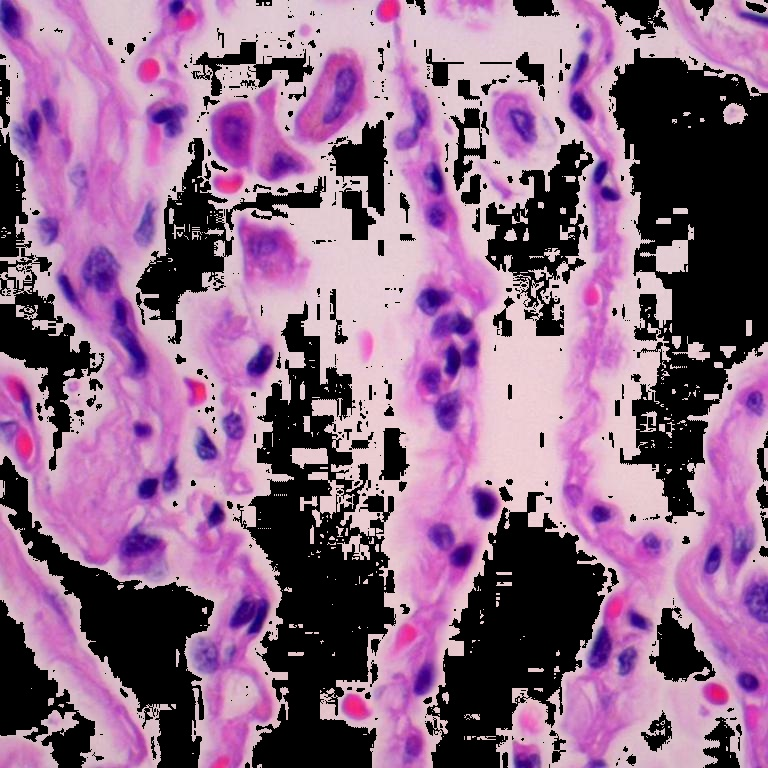
#> input picture tissue_type_2.jpeg, 768 x 768 px, given in place of 17.jpeg, which was not available
$ jupyter execute Image_processing_implementaion.ipynb   (text cells are left out)
#> lines starting #> are read from the running program, lines starting #| are printed output that depends on the picture; pictures that were not available may be replaced by others from this repository, and a replacement may not be noted
[cell 1]
from google.colab import drive
drive.mount('/content/drive')

[cell 2]
from google.colab.patches import cv2_imshow
import matplotlib.pyplot as plt
import math
import cv2
import numpy as np
import math
#Enter the number of components in the image
num_components=int(input('Enter the number of tissues/components'))
#> the answer given: 3
image=cv2.imread('/content/drive/MyDrive/17.jpeg')
#> image is the input picture: shape (768, 768, 3); mean B, G, R 136.2, 103.3, 142.9
r=[]
g=[]
b=[]
for i in range(image.shape[0]):
  for j in range(image.shape[1]):
    r.append(image[i][j][0])
    g.append(image[i][j][1])
    b.append(image[i][j][2])
#> after the loop, b = 589824 items; g = 589824 items; r = 589824 items
r=np.array(r)
g=np.array(g)
b=np.array(b)
cv2_imshow(image)

[cell 3]
r=-(np.log(r)-math.log(255))
g=-(np.log(g)-math.log(255))
b=-(np.log(b)-math.log(255))

[cell 4]
A=np.array([[1/math.sqrt(2),-1/math.sqrt(2),0],
            [-1/math.sqrt(6),-1/math.sqrt(6),math.sqrt(2/3)]])
lab=np.vstack((np.vstack((r,g)),b))
lab_final=np.copy(lab)
for i in range(lab.shape[1]):
  lab[:,i]/=np.linalg.norm(lab[:,i],ord=1)
ab=np.dot(A,lab)

[cell 5]
plt.scatter(ab[0],ab[1],s=0.25)
plt.savefig('/content/drive/MyDrive/scatter_plot.jpeg', dpi=400)
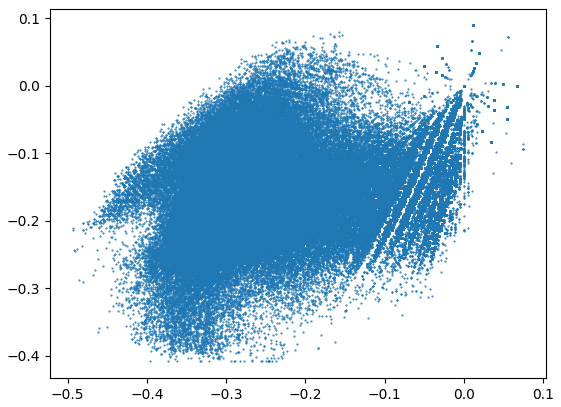
#> figure drawn by matplotlib, 1 panel
plt.show()

[cell 6]
ab=ab.transpose()
check=lambda a:not (math.isnan(a[0]) or math.isnan(a[0]) or math.isnan(a[0]))
ab=[value for value in ab if check(value)]
#> ab = 416783 items
data=np.copy(np.array(ab))
#> data = 416783 pairs, first value -0.494 to 0.0751, second value -0.408 to 0.0896
from sklearn.mixture import GaussianMixture
gmm = GaussianMixture(n_components=num_components)
gmm.fit(ab)
print('GMM means\n',gmm.means_)
print('\n\n GMM covarince matrices\n',gmm.covariances_)

[cell 7]
import pandas as pd
alpha=gmm.means_[:,0]
beta=gmm.means_[:,1]
ab=np.array(ab).transpose()
labels = gmm.predict(data)
frame = pd.DataFrame(data)
#> frame = table of 416783 rows and 2 columns
frame['cluster'] = labels
frame.columns = ['Weight', 'Height', 'cluster']
color=['r','g','b','c','m','y','k']
for k in range(min(num_components,len(color))):
    data = frame[frame["cluster"]==k]
    plt.scatter(data["Weight"],data["Height"],c=color[k],s=0.25)
#> this loop made 3 passes
#> data on passes 1 to 3: table of 135498 rows and 3 columns, table of 150611 rows and 3 columns, table of 130674 rows and 3 columns
plt.scatter(alpha,beta,c='w')
plt.savefig('/content/drive/MyDrive/scatter_plot_after_gmm.jpeg', dpi=400)
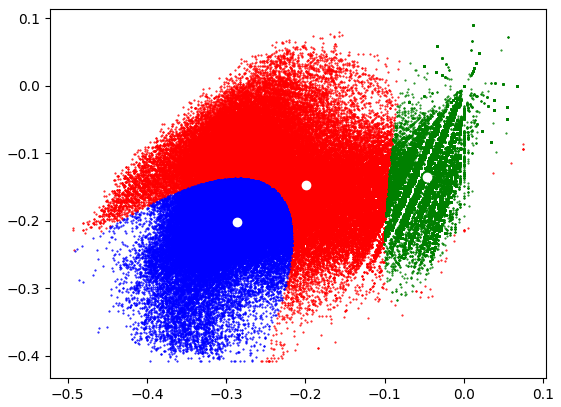
#> figure drawn by matplotlib, 1 panel
plt.show()

[cell 8]
B=np.array([[1/2**0.5,-1/6**0.5,1/3],
            [-1/2**0.5,-1/6**0.5,1/3],
            [0,(2/3)**0.5,1/3]])
X=np.hstack((gmm.means_,np.ones((num_components,1))))
a=np.dot(B,X.transpose())
print(a)

[cell 9]
density_map=np.dot(np.linalg.pinv(a),lab_final)

[cell 10]
tissues=[np.copy(image) for i in range(density_map.shape[0])]
#> tissues = 3 items
for tissue in range(density_map.shape[0]):
  for i in range(image.shape[0]):
    for j in range(image.shape[1]):
      if density_map.transpose()[i*image.shape[1]+j,tissue]<0:
        tissues[tissue][i][j]=[0,0,0]
for i,tissue in enumerate(tissues):
  print('Tissue Type ',i+1,'\n'*4)
  cv2_imshow(tissue)
  cv2.imwrite('/content/drive/MyDrive/tissue_type_'+str(i+1)+'.jpeg',tissue)
#> this loop made 3 passes
#| Tissue Type  1
#| Tissue Type  2
#| Tissue Type  3
#> pass 1, `cv2_imshow(tissue)`:
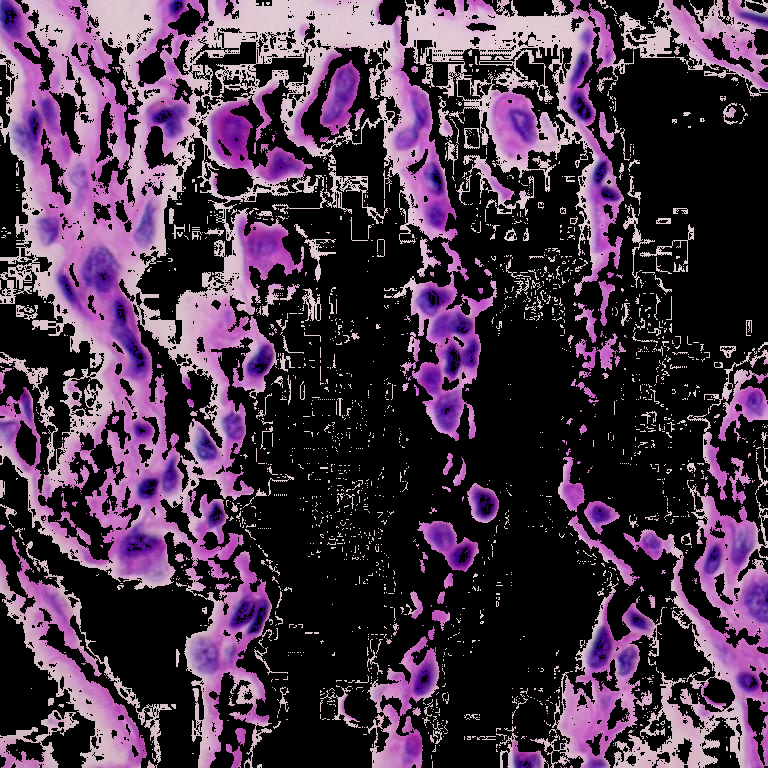
#> shown: shape (768, 768, 3); mean B, G, R 72.7, 51.7, 72.7
#> pass 2, `cv2_imshow(tissue)`:
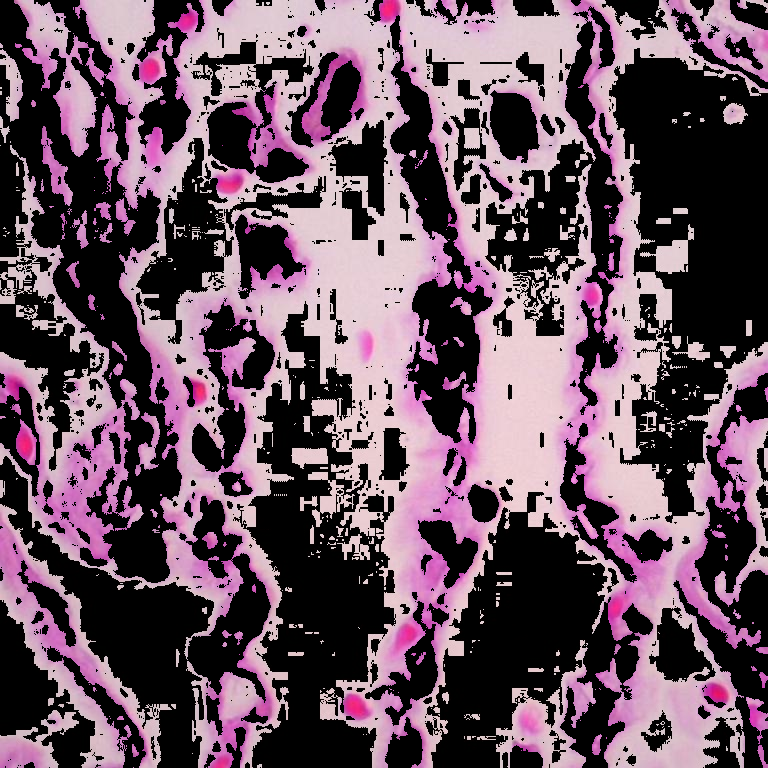
#> shown: shape (768, 768, 3); mean B, G, R 96.1, 82.1, 105.1
